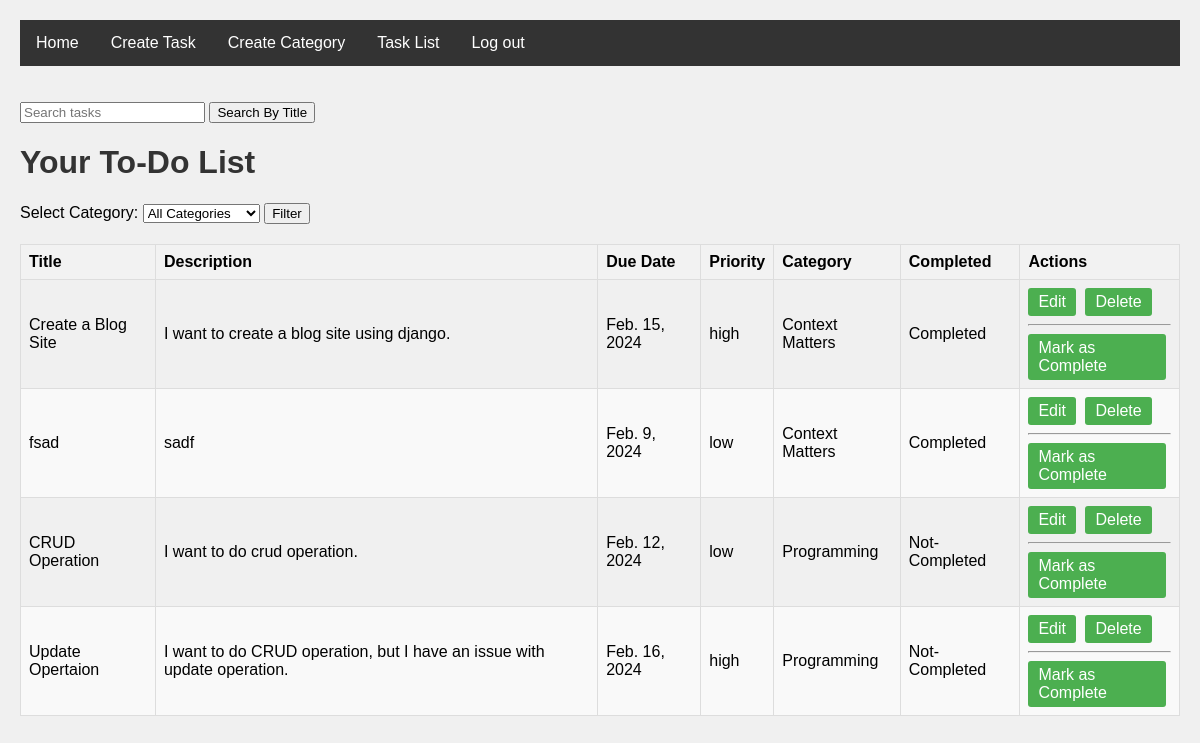
Page /searchTaskPage/ on the committed database.
### myApp/models.py (models this page shows, shortened)
class myTaskModel(models.Model):
    PRIORITY_CHOICES = [
        ('low', 'Low'),
        ('medium', 'Medium'),
        ('high', 'High'),
    ]
    title = models.CharField(max_length=200)
    description = models.TextField(blank=True, null=True)
    due_date = models.DateField(blank=True, null=True)
    priority = models.CharField(max_length=10, choices=PRIORITY_CHOICES, default='medium')
    completed = models.BooleanField(default=False)
    completed_date = models.DateTimeField(null=True, blank=True)
    notes = models.TextField(blank=True, null=True)
    category = models.ForeignKey(TaskCategory, on_delete=models.SET_NULL, blank=True, null=True)
    user = models.ForeignKey(Custom_User, on_delete=models.CASCADE)

class TaskCategory(models.Model):
    name = models.CharField(max_length=50)
    user = models.ForeignKey(Custom_User, on_delete=models.CASCADE)
    def __str__(self):
        return self.name

### myProject/views.py (the view)
# urls.py: path('searchTaskPage/', searchTaskPage, name='searchTaskPage'),
def searchTaskPage(request):
    category_filter = request.GET.get('category', '')
    search_query = request.GET.get('search', '')
    tasks = myTaskModel.objects.all()
    if category_filter:
        tasks = tasks.filter(category__id=category_filter)
    if search_query:
        tasks = tasks.filter(Q(title__icontains=search_query) | Q(description__icontains=search_query))
    categories = TaskCategory.objects.all()
    return render(request, 'searchTaskPage.html', {'tasks': tasks, 'categories': categories})

### template/searchTaskPage.html (shortened to what this page needs)
{% include 'base.html' %}
{% block content %}
<div class="search-box">
    <form method="get" action="{% url 'searchTaskPage' %}">
        <input type="text" name="search" placeholder="Search tasks">
        <button type="submit">Search By Title</button>
    </form>
</div>
    <h1>Your To-Do List</h1>
    <div>
        <form method="get" action="{% url 'searchTaskPage' %}">
            <label for="category-filter">Select Category:</label>
            <select id="category-filter" name="category">
                <option value="">All Categories</option>
            </select>
            <button type="submit">Filter</button>
        </form>
    </div>
    <table class="task-table">
        <thead>
            <tr>
                <th>Title</th>
                <th>Description</th>
                <th>Due Date</th>
                <th>Priority</th>
                <th>Category</th>
                <th>Completed</th>
                <th>Actions</th>
            </tr>
        </thead>
        <tbody>
            {% for task in tasks %}
                <tr>
                    <td>{{ task.title }}</td>
                    <td>{{ task.description }}</td>
                    <td>{{ task.due_date }}</td>
                    <td>{{ task.priority }}</td>
                    <td>{{task.category}}</td>
                    <td>{% if task.completed %}Completed{% else %}Not-Completed{% endif %}</td>
                    <td>
                        <a href="{% url 'taskEditPage' task.id %}">Edit</a>
                        <a href="{% url 'taskDeletePage' task.id %}">Delete</a>
                        <hr>
                        <a href="{% url 'TaskCompleteViewPage' task.id %}">Mark as Complete</a>
                    </td>
                </tr>
            {% endfor %}
        </tbody>
    </table>
{% endblock %}

### template/base.html (shortened to what this page needs)
<!DOCTYPE html>
<html>
<head>
</head>
<body>
  {% include "navbar.html" %}
</body>
</html>

### template/navbar.html
<ul>
    <li><a class="active" href="{% url "dashBoardPage" %}">Home</a></li>
    <li><a class="active" href="{% url "create_taskPage" %}">Create Task</a></li>
    <li><a class="active" href="{% url "create_categoryPage" %}">Create Category</a></li>
    <li><a class="active" href="{% url "task_listPage" %}">Task List</a></li>
    <li><a class="active" href="{% url "logoutPage" %}">Log out</a></li>
</ul>

### template/base.html (style rules this page uses)
ul { list-style-type: none; margin: 0; padding: 0; overflow: hidden; background-color: #333; }
li { float: left; }
li a { display: block; color: white; text-align: center; padding: 14px 16px; text-decoration: none; }

### template/searchTaskPage.html (style rules this page uses)
body { font-family: 'Arial', sans-serif; margin: 20px; background-color: #f0f0f0; }
h1 { color: #333; }
.task-table { width: 100%; border-collapse: collapse; margin-top: 20px; }
.task-table th, .task-table td { border: 1px solid #ddd; padding: 8px; text-align: left; }
.task-table th { background-color: #f2f2f2; }
.task-table tbody tr:nth-child(even) { background-color: #f9f9f9; }
.task-table a { display: inline-block; margin-right: 5px; padding: 5px 10px; text-decoration: none; background-color: #4caf50; color: #fff; border-radius: 3px; transition: background-color 0.3s; }

### rows in the picture
myTaskModel: title "Create a Blog Site", description "I want to create a blog site using django.", due_date "Feb. 15, 2024", priority "high", category "Context Matters", completed "Completed"
myTaskModel: title "fsad", description "sadf", due_date "Feb. 9, 2024", priority "low", category "Context Matters", completed "Completed"
myTaskModel: title "CRUD Operation", description "I want to do crud operation.", due_date "Feb. 12, 2024", priority "low", category "Programming", completed "Not-Completed"
myTaskModel: title "Update Opertaion", description "I want to do CRUD operation, but I have an issue with update operation.", due_date "Feb. 16, 2024", priority "high", category "Programming", completed "Not-Completed"
